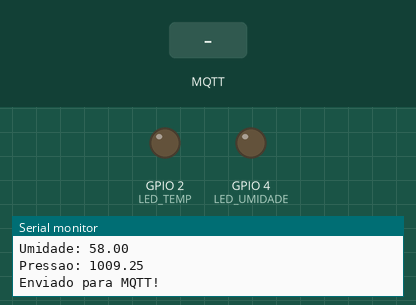
The sketch below on a simulated ESP32. Parts: output pins drawn as LEDs (lit = HIGH), the last lines printed to the serial monitor. The inputs (shaded band) are chosen by the test bench. WiFi joins after 1.5 s; servers stay silent unless stated; random numbers use the default seed unless the sketch sets one; no MQTT or app messages arrive unless stated.

Above: at 2.7 s.
2.8 s: MQTT message "ON" arrives on the first subscribed topic
At 4.8 s:
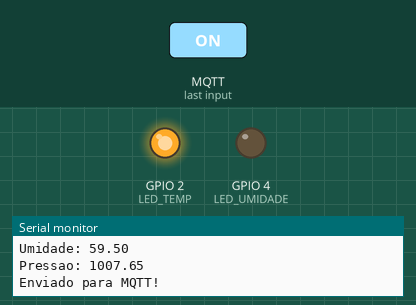
6.0 s: MQTT message "ON" arrives on the second subscribed topic
At 8.4 s:
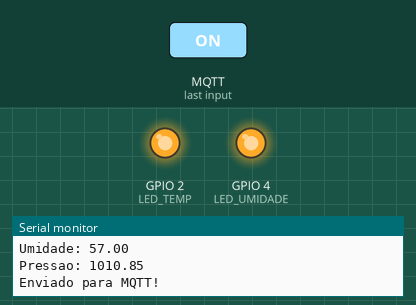
9.0 s: MQTT message "iot/alerta_temp" arrives on the first subscribed topic
At 10.9 s:
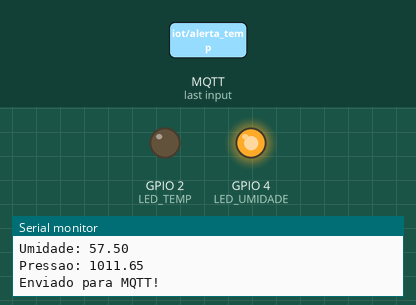
Timing chart, 0 to 12.4 s (numbered marks = the images above; inputs shaded):
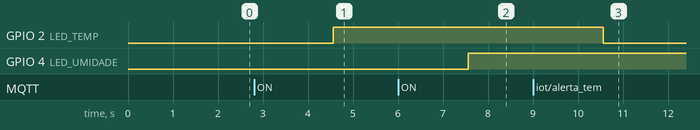

Measured:
- after the input at 2.8 s, GPIO 2 (LED_TEMP): LOW → HIGH after 1.8 s
- after the input at 6.0 s, GPIO 4 (LED_UMIDADE): LOW → HIGH after 1.6 s
- after the input at 9.0 s, GPIO 2 (LED_TEMP): HIGH → LOW after 1.6 s

The sketch:

sketch.ino
```cpp
#include <WiFi.h>
#include <PubSubClient.h>

// ================= WIFI =================
const char* ssid = "Wokwi-GUEST";
const char* password = "";

// ================= MQTT =================
const char* mqtt_server = "broker.hivemq.com";

WiFiClient espClient;
PubSubClient client(espClient);

// ================= LEDs =================
#define LED_TEMP 2
#define LED_UMIDADE 4

// ================= VARIÁVEIS SIMULADAS =================
float temp = 25.0;
float hum = 60.0;
float press = 1013.25;

// ================= WIFI =================
void setup_wifi() {
  Serial.print("Conectando no WiFi");
  WiFi.begin(ssid, password);

  while (WiFi.status() != WL_CONNECTED) {
    delay(500);
    Serial.print(".");
  }

  Serial.println("\nWiFi conectado!");
}

// ================= MQTT CALLBACK =================
void callback(char* topic, byte* payload, unsigned int length) {
  String msg;

  for (int i = 0; i < length; i++) {
    msg += (char)payload[i];
  }

  String topicStr = String(topic);

  Serial.print("Recebido [");
  Serial.print(topicStr);
  Serial.print("]: ");
  Serial.println(msg);

  if (topicStr == "iot/alerta_temp") {
    digitalWrite(LED_TEMP, msg == "ON" ? HIGH : LOW);
  }

  if (topicStr == "iot/alerta_umidade") {
    digitalWrite(LED_UMIDADE, msg == "ON" ? HIGH : LOW);
  }
}

// ================= MQTT =================
void reconnect() {
  while (!client.connected()) {
    Serial.print("Conectando ao MQTT...");

    if (client.connect("ESP32Client")) {
      Serial.println(" conectado!");
      client.subscribe("iot/alerta_temp");
      client.subscribe("iot/alerta_umidade");
    } else {
      Serial.print(" erro...");
      delay(2000);
    }
  }
}

// ================= SETUP =================
void setup() {
  Serial.begin(115200);
  Serial.println("Sistema iniciado!");

  pinMode(LED_TEMP, OUTPUT);
  pinMode(LED_UMIDADE, OUTPUT);

  setup_wifi();

  client.setServer(mqtt_server, 1883);
  client.setCallback(callback);
}

// ================= LOOP =================
void loop() {

  if (!client.connected()) {
    reconnect();
  }

  client.loop();

  // ===== SIMULAÇÃO TEMPERATURA (-10 a 60) =====
  temp += random(-5, 6) * 0.3;
  if (temp < -10) temp = -10;
  if (temp > 60) temp = 60;

  // ===== SIMULAÇÃO UMIDADE (0 a 100) =====
  hum += random(-5, 6) * 0.5;
  if (hum < 0) hum = 0;
  if (hum > 100) hum = 100;

  // ===== SIMULAÇÃO PRESSÃO (800 a 1200) =====
  press += random(-5, 6) * 0.8;
  if (press < 800) press = 800;
  if (press > 1200) press = 1200;

  Serial.println("------");

  Serial.print("Temp: ");
  Serial.println(temp);

  Serial.print("Umidade: ");
  Serial.println(hum);

  Serial.print("Pressao: ");
  Serial.println(press);

  client.publish("iot/temperatura", String(temp).c_str());
  client.publish("iot/umidade", String(hum).c_str());
  client.publish("iot/pressao", String(press).c_str());

  Serial.println("Enviado para MQTT!");

  delay(3000);
}
```
